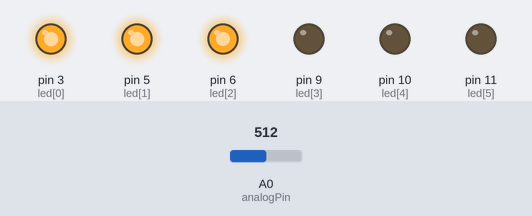
A sketch run on a simulated Arduino Uno, built with avr-gcc and run on an emulated ATmega328P. Parts: output pins drawn as LEDs (lit = HIGH). The test bench sets the inputs (shaded band); at power-on: A0 (analogPin) = 512.

Above: at 1.2 s.
1.3 s: A0 (analogPin) set to 716
At 1.6 s:
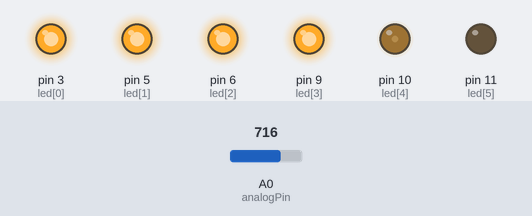
2.8 s: A0 (analogPin) set to 900
At 3.9 s:
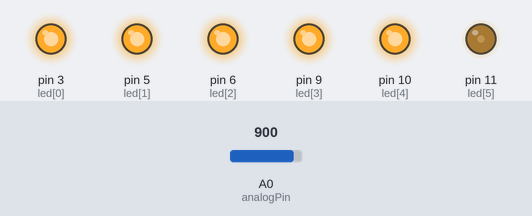
4.3 s: A0 (analogPin) set to 1023
At 5.1 s:
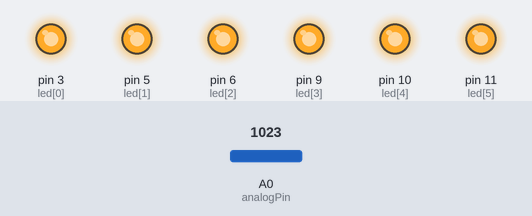
5.8 s: A0 (analogPin) set to 306
At 6.2 s:
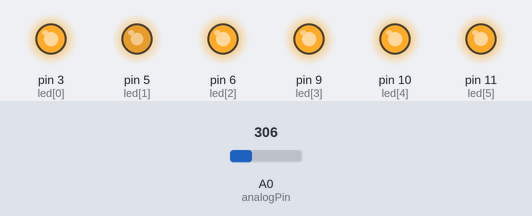
7.3 s: A0 (analogPin) set to 122
At 8.6 s:
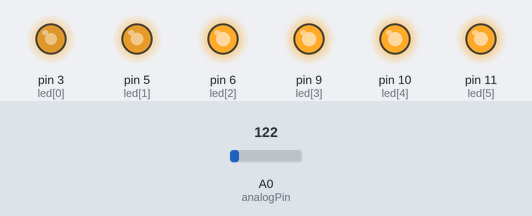
Timing chart, 0 to 9.8 s (numbered marks = the images above; inputs shaded):
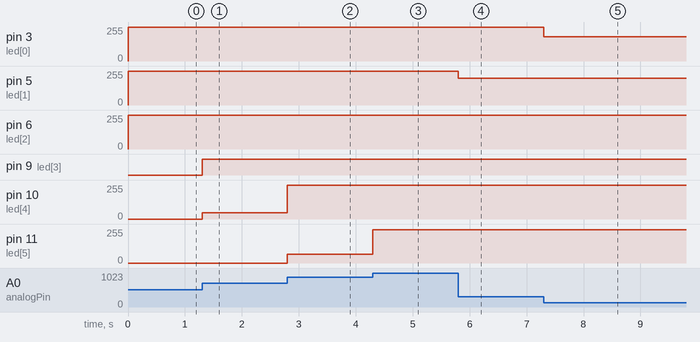

Measured:
- after the input at 1.3 s, pin 6 (led[2]): 253/255 → 255/255 at once; pin 9 (led[3]): LOW → HIGH at once; pin 10 (led[4]): 0/255 → 47/255 at once
- after the input at 2.8 s, pin 10 (led[4]): 47/255 → 255/255 at once; pin 11 (led[5]): 0/255 → 67/255 at once
- after the input at 4.3 s, pin 11 (led[5]): 67/255 → 250/255 at once
- after the input at 5.8 s, pin 5 (led[1]): 255/255 → 201/255 at once
- after the input at 7.3 s, pin 3 (led[0]): 255/255 → 181/255 at once

The sketch:

336_2.ino
```cpp
const int led[6] = { 3, 5, 6, 9, 10, 11 };
const int analogPin = A0;

void setup() {

}

void loop() {
  int sensorInput = analogRead(analogPin);

  for(int n=0;n<=5;n++) {

    if(sensorInput/171>=1+n) // 171*(1+n) 이상이면
      analogWrite(led[n], 255);
    else if(sensorInput/171>=0+n) // 171*(0+n) 이상이면
      analogWrite(led[n], int(sensorInput%171/171.0*255));

  }
}
```
